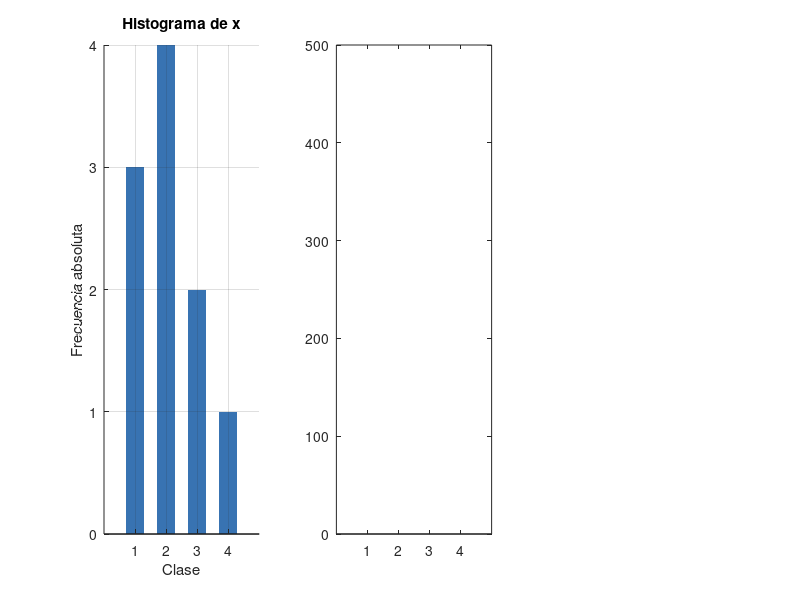

MATLAB code to generate this figure: (Note: this script raises an error after producing the figure.)
% ================================================================
% ANÁLISIS DE HISTOGRAMA — COMPARATIVA DE CUATRO MÉTODOS
% ================================================================
% Objetivo: calcular la frecuencia absoluta de cada clase en un
% vector de observaciones y comparar el rendimiento de cuatro
% estrategias de conteo distintas.
%
% Complejidad teórica de todos los métodos: O(n·k)
%   n = número de observaciones
%   k = número de clases únicas
%
% Diferencia práctica: los métodos 1-3 usan bucles interpretados
% en MATLAB; el método 4 usa operaciones matriciales vectorizadas
% ejecutadas en código C compilado → significativamente más rápido
% para n y k grandes.
% ================================================================

clc;
clear all;

% --- Datos de entrada ---
x = [1, 1, 1, 2, 2, 2, 2, 3, 3, 4];   % Vector de observaciones
                                         % (puede contener enteros,
                                         %  etiquetas o categorías)

n = length(x);      % Total de observaciones: n = 10
g = unique(x);      % Clases distintas en orden ascendente: [1,2,3,4]
k = length(g);      % Número de clases: k = 4

fprintf('=== Datos ===\n');
fprintf('  n = %d observaciones\n', n);
fprintf('  k = %d clases únicas\n\n', k);

% ================================================================
% MÉTODO 1 — Doble bucle anidado con comparación escalar
% ----------------------------------------------------------------
% Complejidad tiempo : O(n·k)  — n·k comparaciones escalares
% Complejidad espacio: O(1)    — solo contadores enteros
% Ventajas  : máxima transparencia; fácil de depurar y explicar
% Desventajas: el bucle doble es interpretado por MATLAB → lento
%              para n y k grandes (peor caso práctico)
% ================================================================
t1_ini = tic;

n_1 = zeros(1, k);          % Inicializar frecuencias en cero
for i1 = 1:k
    n_1(i1) = 0;            % Reiniciar contador de la clase i1
    for i2 = 1:n
        if (x(i2) == g(i1))             % Comparación escalar uno a uno
            n_1(i1) = n_1(i1) + 1;      % Incrementar frecuencia de clase i1
        end
    end
end

t1 = toc(t1_ini);           % Tiempo de ejecución del método 1

% ================================================================
% MÉTODO 2 — Bucle simple con find()
% ----------------------------------------------------------------
% Complejidad tiempo : O(n·k)  — k llamadas a find(), cada una O(n)
% Complejidad espacio: O(n)    — find() aloca un vector de índices
%                                de hasta longitud n por llamada
% Ventajas  : bucle simple; devuelve índices (útiles en otros contextos)
% Desventajas: aloca memoria adicional innecesaria si solo se
%              necesita el conteo; ligeramente más lento que M3
% ================================================================
t2_ini = tic;

n_2 = zeros(1, k);
for i1 = 1:k
    % find() devuelve vector de posiciones donde x == g(i1);
    % length() de ese vector equivale al conteo de coincidencias
    n_2(i1) = length(find(x == g(i1)));
end

t2 = toc(t2_ini);

% ================================================================
% MÉTODO 3 — Bucle simple con sum() sobre vector lógico
% ----------------------------------------------------------------
% Complejidad tiempo : O(n·k)  — k llamadas a sum(), cada una O(n)
% Complejidad espacio: O(n)    — vector lógico temporal de longitud n
%                                (liberado inmediatamente tras sum)
% Ventajas  : código compacto y legible; sin overhead de índices;
%             la mejor relación legibilidad/rendimiento con bucle
% Desventajas: aún requiere k iteraciones del bucle externo
% ================================================================
t3_ini = tic;

n_3 = zeros(1, k);
for i1 = 1:k
    % (x == g(i1)) produce vector lógico de longitud n;
    % sum() cuenta los TRUE (equivale a frecuencia absoluta)
    n_3(i1) = sum(x == g(i1));
end

t3 = toc(t3_ini);

% ================================================================
% MÉTODO 4 — Broadcasting matricial (vectorización completa)
% ----------------------------------------------------------------
% Complejidad tiempo : O(n·k)  — una sola operación vectorizada
%                                ejecutada en código C compilado
% Complejidad espacio: O(n·k)  — matriz booleana de n×k elementos
%                                (PRECAUCIÓN: con n·k > ~5·10^6
%                                 puede causar presión de memoria)
%
%   x'         → vector columna (n×1)
%   ones(n,1)*g → réplica de g en n filas → matriz (n×k)
%   x'*ones(1,k)→ réplica de x' en k cols → matriz (n×k)
%   Igualdad elemento a elemento → matriz booleana (n×k)
%   sum(...,1)  → suma por columnas → vector (1×k) de frecuencias
%
% Ventajas  : sin bucles interpretados; más rápido para n,k grandes;
%             expresión compacta y elegante
% Desventajas: uso de memoria O(n·k); menos intuitivo para principiantes;
%              no recomendado si n·k > 5·10^6 por presión de memoria
%
% Línea alternativa equivalente (opera por filas en lugar de columnas):
%   n_4 = sum((g'*ones(1,n)) == (ones(k,1)*x), 2)';
% ================================================================
t4_ini = tic;

% Construir matriz de comparación y sumar por columnas
n_4 = sum((x' * ones(1,k)) == (ones(n,1) * g));

t4 = toc(t4_ini);

% ================================================================
% VERIFICACIÓN DE CONSISTENCIA
% Todos los métodos deben producir el mismo resultado
% ================================================================
assert(isequal(n_1, n_2), 'ERROR: M1 y M2 difieren');
assert(isequal(n_1, n_3), 'ERROR: M1 y M3 difieren');
assert(isequal(n_1, n_4), 'ERROR: M1 y M4 difieren');

fprintf('=== Frecuencias absolutas (todos los métodos coinciden) ===\n');
fprintf('  Clase | Frec\n');
fprintf('  ------|-----\n');
for i1 = 1:k
    fprintf('  %5d | %4d\n', g(i1), n_1(i1));
end
fprintf('\n');

% ================================================================
% COEFICIENTE MULTINOMIAL
% ----------------------------------------------------------------
% Número de permutaciones distinguibles del vector x:
%
%          n!
%   r = ─────────────  =  10! / (3!·4!·2!·1!)  =  12 600
%       n_1!·n_2!·…·n_k!
%
% Responde: ¿de cuántas formas distintas se puede reordenar x?
% Se usa n_4 por ser el resultado del método más eficiente.
% ================================================================
r_1 = factorial(n) / prod(factorial(n_4));
fprintf('=== Coeficiente multinomial ===\n');
fprintf('  Permutaciones distinguibles de x: %d\n\n', r_1);

% ================================================================
% INFORME DE TIEMPOS Y ANÁLISIS COMPARATIVO
% ================================================================
tiempos = [t1, t2, t3, t4] * 1e6;      % Convertir a microsegundos
t_max   = max(tiempos);

fprintf('=== Análisis de rendimiento ===\n');
fprintf('  %-12s | %-14s | %-10s | %-10s | %s\n', ...
        'Método', 'Tiempo (µs)', 'vs M1 (%)', 'Espacio', 'Estrategia');
fprintf('  %s\n', repmat('-', 1, 72));

etiquetas  = {'M1 — doble for', 'M2 — find()', ...
              'M3 — sum lógico', 'M4 — matricial'};
espacio    = {'O(1)', 'O(n)', 'O(n)', 'O(n·k)'};
estrategia = {'Bucle doble escalar', 'Búsqueda de índices', ...
              'Vector lógico', 'Broadcasting'};

for i1 = 1:4
    pct = tiempos(i1) / tiempos(1) * 100;
    fprintf('  %-15s | %14.4f | %9.1f%% | %-10s | %s\n', ...
            etiquetas{i1}, tiempos(i1), pct, ...
            espacio{i1}, estrategia{i1});
end

fprintf('\n');
fprintf('  Complejidad teórica de todos los métodos: O(n·k)\n');
fprintf('  n = %d,  k = %d,  n·k = %d\n', n, k, n*k);
fprintf('\n');

% --- Recomendación automática según tamaño del problema ---
fprintf('=== Recomendación según tamaño del problema ===\n');
umbral_mem = 5e6;       % n·k máximo recomendado para método 4
if n * k < 1000
    fprintf('  n·k = %d  →  cualquier método es adecuado.\n', n*k);
    fprintf('             Preferir M3 por legibilidad.\n');
elseif n * k < umbral_mem
    fprintf('  n·k = %d  →  usar M4 (vectorizado, memoria aceptable).\n', n*k);
else
    fprintf('  n·k = %d  →  precaución con M4 (memoria O(n·k) elevada).\n', n*k);
    fprintf('             Usar M3 como alternativa equilibrada.\n');
end

% ================================================================
% VISUALIZACIÓN COMPARATIVA
% ================================================================
figure('Name', 'Análisis de histograma — comparativa de métodos', ...
       'NumberTitle', 'off');

% --- Panel 1: Histograma resultante ---
subplot(1, 3, 1);
bar(g, n_1, 0.6, 'FaceColor', [0.22 0.45 0.70], 'EdgeColor', 'none');
xlabel('Clase'); ylabel('Frecuencia absoluta');
title('Histograma de x');
xticks(g);
grid on; box off;

% --- Panel 2: Tiempo de ejecución por método ---
subplot(1, 3, 2);
colores = [0.89 0.29 0.29;   % rojo   — M1
           0.73 0.46 0.09;   % ámbar  — M2
           0.09 0.37 0.64;   % azul   — M3
           0.06 0.43 0.34];  % verde  — M4
b = bar(tiempos, 0.6, 'FaceColor', 'flat', 'EdgeColor', 'none');
b.CData = colores;
set(gca, 'XTickLabel', {'M1','M2','M3','M4'});
ylabel('Tiempo (µs)');
title('Tiempo de ejecución');
grid on; box off;
% Anotar valor sobre cada barra
for i1 = 1:4
    text(i1, tiempos(i1) + t_max*0.02, ...
         sprintf('%.3f', tiempos(i1)), ...
         'HorizontalAlignment', 'center', 'FontSize', 8);
end

% --- Panel 3: Complejidad espacial cualitativa ---
subplot(1, 3, 3);
% Representar costo de memoria relativo (O(1)=1, O(n)=n, O(n·k)=n·k)
mem_rel = [1, n, n, n*k];
b2 = bar(mem_rel, 0.6, 'FaceColor', 'flat', 'EdgeColor', 'none');
b2.CData = colores;
set(gca, 'XTickLabel', {'M1','M2','M3','M4'}, 'YScale', 'log');
ylabel('Unidades de memoria (escala log)');
title('Complejidad espacial relativa');
grid on; box off;
yline(1,  '--k', 'O(1)',   'LabelHorizontalAlignment','left','FontSize',8);
yline(n,  '--', 'O(n)',   'LabelHorizontalAlignment','left','FontSize',8, ...
      'Color',[0.4 0.4 0.4]);
yline(n*k,'--', 'O(n·k)','LabelHorizontalAlignment','left','FontSize',8, ...
      'Color',[0.6 0.2 0.2]);

sgtitle('Histograma: comparativa de cuatro métodos de conteo', ...
        'FontWeight', 'bold');
